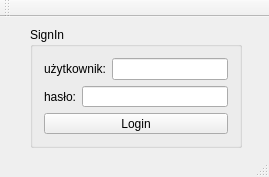
<?xml version="1.0" encoding="UTF-8"?>
<ui version="4.0">
 <class>LoginWindow</class>
 <widget class="QMainWindow" name="LoginWindow">
  <property name="geometry">
   <rect>
    <x>0</x>
    <y>0</y>
    <width>269</width>
    <height>177</height>
   </rect>
  </property>
  <property name="windowTitle">
   <string>LoginWindow</string>
  </property>
  <widget class="QWidget" name="centralWidget">
   <widget class="QGroupBox" name="SignIn">
    <property name="geometry">
     <rect>
      <x>30</x>
      <y>10</y>
      <width>212</width>
      <height>121</height>
     </rect>
    </property>
    <property name="title">
     <string>SignIn</string>
    </property>
    <layout class="QVBoxLayout" name="verticalLayout">
     <item>
      <layout class="QHBoxLayout" name="horizontalLayout">
       <item>
        <widget class="QLabel" name="label_username">
         <property name="text">
          <string>użytkownik:</string>
         </property>
        </widget>
       </item>
       <item>
        <widget class="QLineEdit" name="lineEdit_username"/>
       </item>
      </layout>
     </item>
     <item>
      <layout class="QHBoxLayout" name="horizontalLayout_2">
       <item>
        <widget class="QLabel" name="label_2">
         <property name="text">
          <string>hasło:</string>
         </property>
        </widget>
       </item>
       <item>
        <widget class="QLineEdit" name="lineEdit_password">
         <property name="echoMode">
          <enum>QLineEdit::Password</enum>
         </property>
        </widget>
       </item>
      </layout>
     </item>
     <item>
      <widget class="QPushButton" name="pushButton_Login">
       <property name="text">
        <string>Login</string>
       </property>
      </widget>
     </item>
    </layout>
   </widget>
  </widget>
  <widget class="QMenuBar" name="menuBar">
   <property name="geometry">
    <rect>
     <x>0</x>
     <y>0</y>
     <width>269</width>
     <height>21</height>
    </rect>
   </property>
  </widget>
  <widget class="QToolBar" name="mainToolBar">
   <attribute name="toolBarArea">
    <enum>TopToolBarArea</enum>
   </attribute>
   <attribute name="toolBarBreak">
    <bool>false</bool>
   </attribute>
  </widget>
  <widget class="QStatusBar" name="statusBar"/>
 </widget>
 <layoutdefault spacing="6" margin="11"/>
 <resources/>
 <connections/>
</ui>
